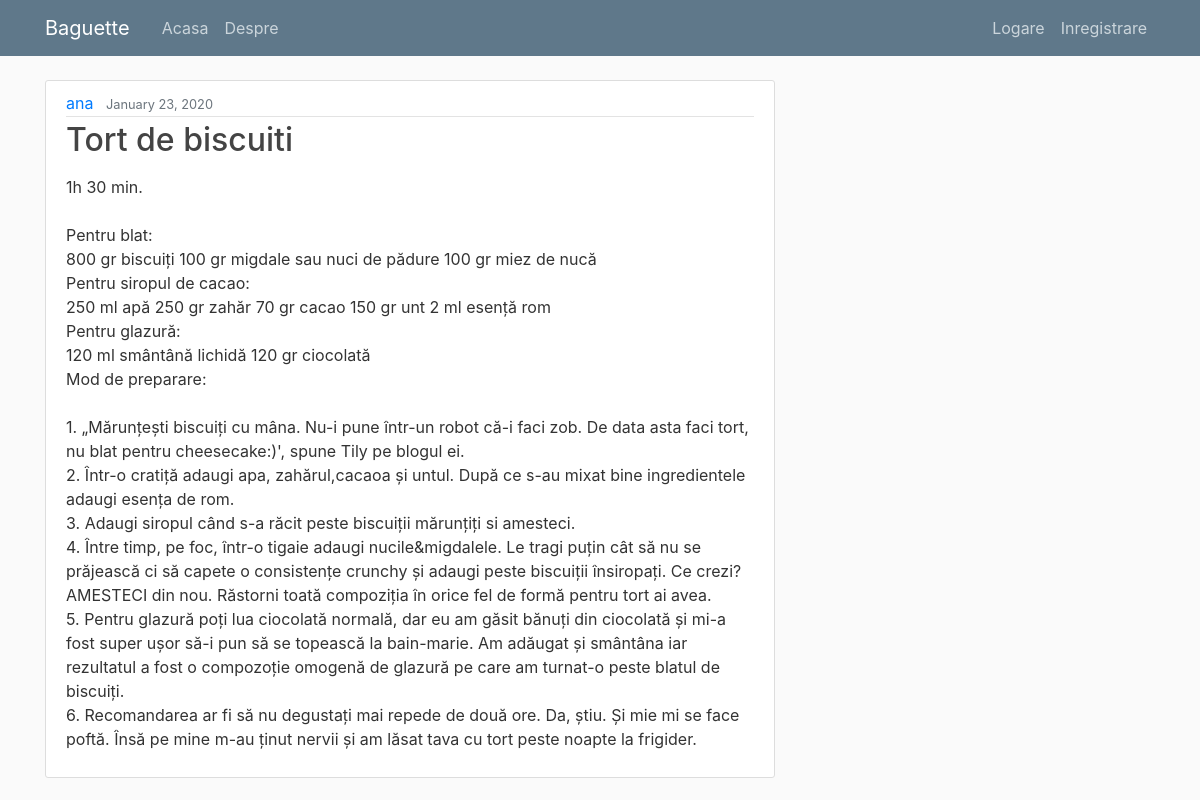
The page /reteta/8/ on the database its author committed.
### retete/models.py (models this page shows, shortened)
class Reteta(models.Model):
    titlu = models.CharField(max_length=140)
    continut = models.TextField()
    data_adaugare = models.DateTimeField(default=timezone.now)
    autor = models.ForeignKey(User, on_delete=models.CASCADE)

### retete/views.py (the view)
# urls.py: path('reteta/<int:pk>/', RetetaDetailView.as_view(), name='reteta-detail'),
class RetetaDetailView(DetailView):
    model = Reteta

### retete/templates/retete/reteta_detail.html (shortened to what this page needs)
{% extends "retete/base.html"%}
{% block continut%}
    <article class="media content-section">
        <div class="media-body">
            <div class="article-metadata">
                <a class="mr-2" href="#">{{ object.autor }}</a>
                <small class="text-muted">{{ object.data_adaugare|date:"F d, Y" }}</small>
            </div>
            <h2 class="article-title">{{ object.titlu }}</h2>
            <p class="article-content">{{ object.continut }}</p>
        </div>
    </article>
{% endblock continut %}

### retete/static/retete/main.css (style rules this page uses)
body { background: #fafafa; color: #333333; margin-top: 5rem; }
h1, h2, h3, h4, h5, h6 { color: #444444; }
.content-section { background: #ffffff; padding: 10px 20px; border: 1px solid #dddddd; border-radius: 3px; margin-bottom: 20px; }
.article-title { color: #444444; }
.article-content { white-space: pre-line; }
.article-metadata { padding-bottom: 1px; margin-bottom: 4px; border-bottom: 1px solid #e3e3e3 }

### rows shown on the page
Reteta: autor "ana", data_adaugare "January 23, 2020", titlu "Tort de biscuiti", continut "1h 30 min. Pentru blat: 800 gr biscuiți 100 gr migdale sau nuci de pădure 100 gr miez de nucă Pentru siropul de cacao: 250 ml apă 250 gr zahăr 70 gr cacao 150 gr unt 2 ml esență rom Pentru glazură: 120 ml smântână lichidă 120 gr ciocolată Mod de preparare: 1. „Mărunțești biscuiți cu mâna. Nu-i pune într-un robot că-i faci zob. De data asta faci tort, nu blat pentru cheesecake:)', spune Tily pe blogul ei. 2. Într-o cratiță adaugi apa, zahărul,cacaoa și untul. După ce s-au mixat bine ingredientele adaugi esența de rom. 3. Adaugi siropul când s-a răcit peste biscuiții mărunțiți si amesteci. 4. Între timp, pe foc, într-o tigaie adaugi nucile&migdalele. Le tragi puțin cât să nu se prăjească ci…"
